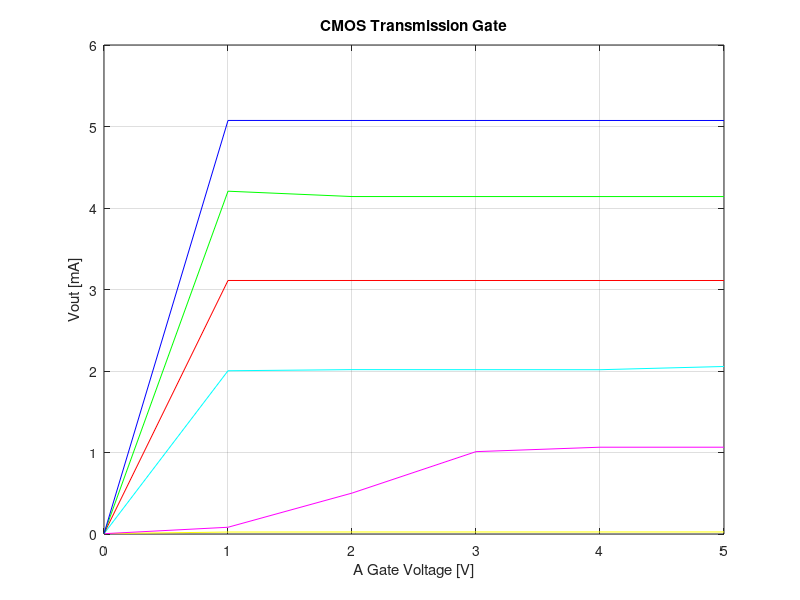

Write the MATLAB code that produced this figure.
clc; clear workspace; close all;

%% CMOS Transmission Gate

% Vin = 0[v]

x = [0
1
2
3
4
5];
y = [0.00516
0.0242
0.02492
0.02498
0.02503
0.02509];

figure
plot(x,y, 'y-');
title('CMOS Transmission Gate');
xlabel('A Gate Voltage [V]');
ylabel('Vout [mA]');

grid on; hold on;

% Vin = 1[v]

x = [0
1
2
3
4
5];
y = [0.00374
0.0828
0.5019
1.0106
1.0649
1.06499];

plot(x,y, 'm-');

% Vin = 2[v]

x = [0
1
2
3
4
5];
y = [0.00394
2.003
2.0168
2.0163
2.0158
2.0554];

plot(x,y, 'c-');

% Vin = 3[v]

x = [0
1
2
3
4
5];
y = [0.00483
3.1107
3.1106
3.1105
3.1105
3.1105];

plot(x,y, 'r-');

% Vin = 4[v]

x = [0
1
2
3
4
5];
y = [0.00401
4.2062
4.1406
4.1405
4.1404
4.1405];

plot(x,y, 'g-');

% Vin = 5[v]

x = [0
1
2
3
4
5];
y = [0.00531
5.0743
5.074
5.074
5.0739
5.0738];


plot(x,y, 'b-');
